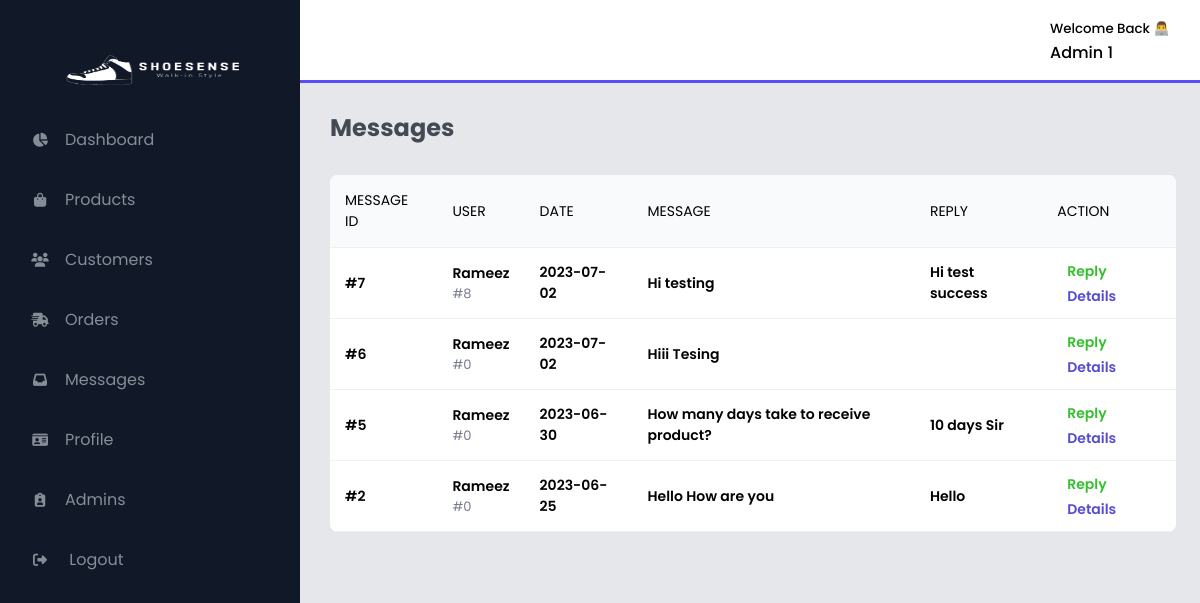
Screenshot of /admin/Messages.php (signed in) with the database file from the repository.
### tables this page shows
CREATE TABLE `messages` (
  `m_ID` int(100) NOT NULL,
  `user_id` int(100) NOT NULL,
  `sender_name` varchar(100) NOT NULL,
  `sender_email` varchar(255) NOT NULL,
  `sender_phoneNo` int(10) NOT NULL,
  `message` varchar(1000) NOT NULL,
  `message_date` date NOT NULL,
  `reply` varchar(1000) NOT NULL,
  `reply_time` date NOT NULL
);

### admin/Messages.php (the view, shortened to what this page needs)
<?php
include '../components/connect.php';
?>
<!DOCTYPE html>
<html lang="en">
<head>
    <link rel="stylesheet" href="../admin/CSS/admin_style.css">
    <link rel="stylesheet" href="../admin/CSS/manageproducts.css">
    <link rel="stylesheet" href="../admin/CSS/messages.css">
    <link href="https://cdn.jsdelivr.net/npm/remixicon@2.2.0/fonts/remixicon.css" rel="stylesheet">
    <link rel="stylesheet" href="https://cdnjs.cloudflare.com/ajax/libs/font-awesome/6.1.1/css/all.min.css">
</head>
<body>
<?php include 'menu.php';?>
<section id="interface">
    <?php include 'navsection.php';?>
    <h3 class="i-messageheading">Messages</h3>
    <div class="board  messages">
        <table width="100%">
            <thead>
            <tr>
                <td>Message ID</td>
                <td>User </td>
                <td>Date</td>
                <td>Message</td>
                <td>Reply</td>
                <td>Action</td>
            </tr>
            </thead>
            <tbody>
            <?php
            $select_messages = $conn->prepare("SELECT * FROM `messages` ORDER BY `m_ID` DESC");
            $select_messages->execute();
            if($select_messages->rowCount() > 0){
            while($fetch_messages = $select_messages->fetch(PDO::FETCH_ASSOC)){
            ?>
            <tr>
                <td class="">
                    <h5>#<?= $fetch_messages['m_ID']; ?></h5>
                </td>
                <td class="">
                    <h5><?= $fetch_messages['sender_name']; ?></h5>
                    <p>#<?= $fetch_messages['user_id']; ?></p>
                </td>
                <td>
                    <h5><?= $fetch_messages['message_date']; ?></h5>
                </td>
                <td>
                   <h5><?= $fetch_messages['message']; ?></h5>
                </td>
                <td>
                    <h5><?= $fetch_messages['reply']; ?></h5>
                </td>
                <td >
                    <a href="reply_messages.php?submit=<?= $fetch_messages['m_ID']; ?>" class="td-reply">Reply</a>
                    <a href="message_details.php?submit=<?= $fetch_messages['m_ID']; ?>" class="td-details">Details</a>
                </td>
            </tr>
                <?php
            }
            }else{
                echo '<p class="empty_message">you have no messages</p>';
            }
            ?>
            </tbody>
        </table>
</section>
</body>
</html>

### admin/navsection.php (shortened to what this page needs)
<?php
include '../components/connect.php';
?>
<!DOCTYPE html>
<html lang="en">
<head>
    <link rel="stylesheet" href="../admin/CSS/admin_style.css">
    <link rel="stylesheet" href="../admin/CSS/manageproducts.css">
    <link href="https://cdn.jsdelivr.net/npm/remixicon@2.2.0/fonts/remixicon.css" rel="stylesheet">
</head>
<body>
        <div class="navigation">
            <div class="profile">
            <?php
            $select_profile = $conn->prepare("SELECT * FROM `admin` WHERE admin_ID = ?");
            $select_profile->execute([$admin_id]);
            if($select_profile->rowCount() > 0){
            $fetch_profile = $select_profile->fetch(PDO::FETCH_ASSOC);
            ?>
                <p>
                    <small> Welcome Back 👨‍💻 </small><br>
                    <?= $fetch_profile['admin_Name']; ?>
                </p>
            </div>
            <?php
            }
            ?>
        </div>
</body>
</html>

### admin/CSS/admin_style.css (style rules this page uses)
* { margin: 0; padding: 0; box-sizing: border-box; font-family: 'Poppins',sans-serif; }
body { width: 100%; background: #E5E7EB; position: relative; display: flex; }
#interface { width: calc(100% - 300px); margin-left: 300px; position: relative; }
#interface .navigation { display: flex; align-items: center; justify-content: space-between; background: #fff; padding: 15px 30px; border-bottom: 3px solid #594ef7; position: fixed; width: calc(100% - 300px); }
#interface .navigation .profile { display: flex; justify-content: flex-start; align-items: center; }
#interface .navigation .profile p { font-size: 16px; font-weight: 500; }
.board { width: 94%; margin: 50px 0 30px 30px; overflow: auto; background: #fff; border-radius: 8px; }
.board h5 { font-weight: 600; font-size: 14px; }
.board p { font-weight: 400; font-size: 13px; color: #787d8d; }
table { border-collapse: collapse; padding: 4px 16px; }
tr { border-bottom: 1px solid #eef0f3 ; }
thead td { font-size: 14px; text-transform: uppercase; font-weight: 400; background-color: #f9fafb; text-align: start; padding: 15px; }
tbody tr td { padding: 10px 15px ; }

### admin/CSS/messages.css (style rules this page uses)
#interface .i-messageheading { color: #444a53; padding: 30px 30px 0 30px; font-size: 24px; font-weight: 700; margin-top: 10vh; }
#interface .messages { margin-top: 30px; }
.td-reply { text-decoration: none; font-size: 14px; color: #34c02d; font-weight: 600; margin-left: 10px; }
.td-details { text-decoration: none; font-size: 14px; color: #554cd1; font-weight: 600; margin-left: 10px; }

### rows the page displays
messages: m_ID "7", sender_name "Rameez", user "8", message_date "2023-07-02", message "Hi testing", reply "Hi test success"
messages: m_ID "6", sender_name "Rameez", user "0", message_date "2023-07-02", message "Hiii Tesing"
messages: m_ID "5", sender_name "Rameez", user "0", message_date "2023-06-30", message "How many days take to receive product?", reply "10 days Sir"
messages: m_ID "2", sender_name "Rameez", user "0", message_date "2023-06-25", message "Hello How are you", reply "Hello"

### other values shown
$fetch_profile['admin_Name'] "Admin 1"
